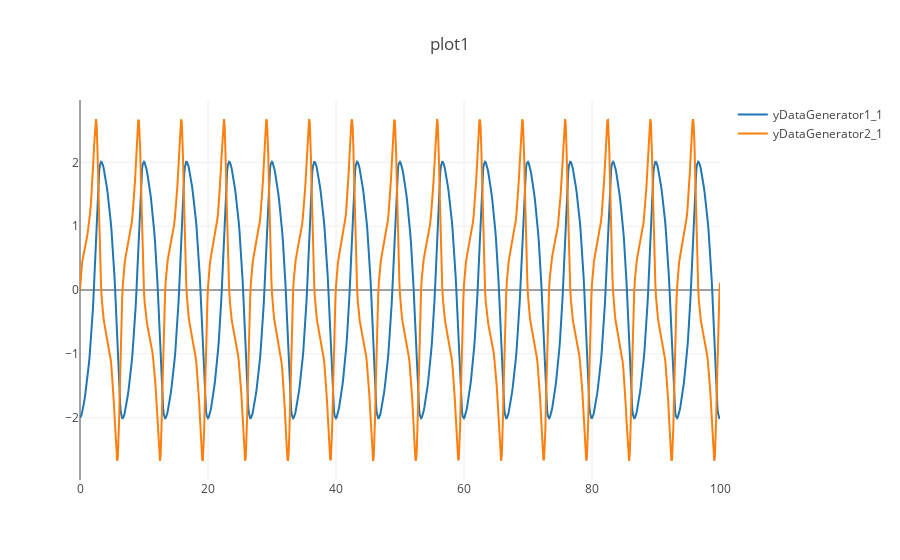
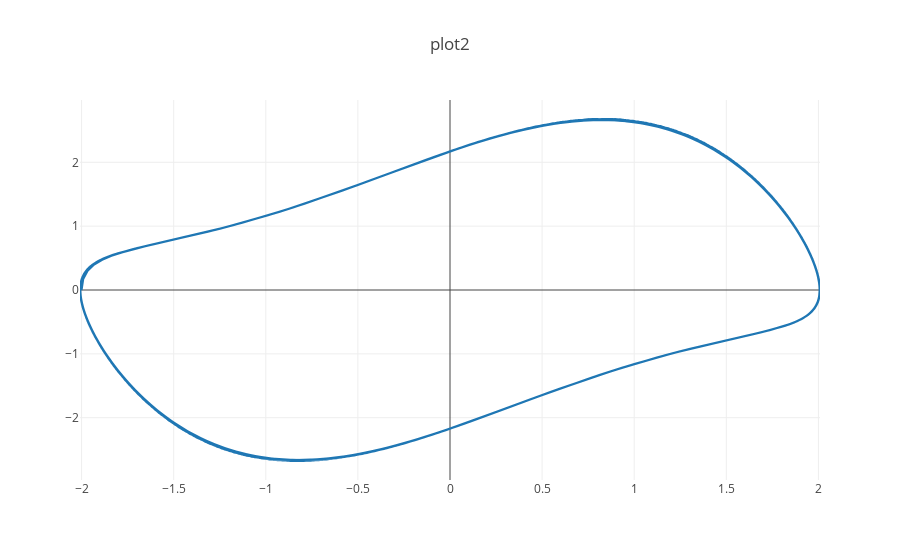

Notebook code cell kept with these figures, in order:
### Code cell
dgs = te.executeCombineArchive("L1V3_vanderpol-sbml.omex", printPython=True)

### Figure 1 — Plotly figure (JSON) as saved in the notebook; plotly's stock layout.template omitted (floating-point values rounded to 4 significant figures; data arrays with more than 128 entries replaced by an {"elided": "..."} marker saying what was removed)
{"data": [{"mode": "lines", "name": "yDataGenerator1_1", "type": "scatter", "x": {"elided": "1001 float values"}, "y": {"elided": "1001 float values"}}, {"mode": "lines", "name": "yDataGenerator2_1", "type": "scatter", "x": {"elided": "1001 float values"}, "y": {"elided": "1001 float values"}}], "layout": {"title": "plot1"}}

### Figure 2 — Plotly figure (JSON) as saved in the notebook; plotly's stock layout.template omitted (floating-point values rounded to 4 significant figures; data arrays with more than 128 entries replaced by an {"elided": "..."} marker saying what was removed)
{"data": [{"mode": "lines", "name": "yDataGenerator3_1", "type": "scatter", "x": {"elided": "1001 float values"}, "y": {"elided": "1001 float values"}}], "layout": {"title": "plot2"}}
